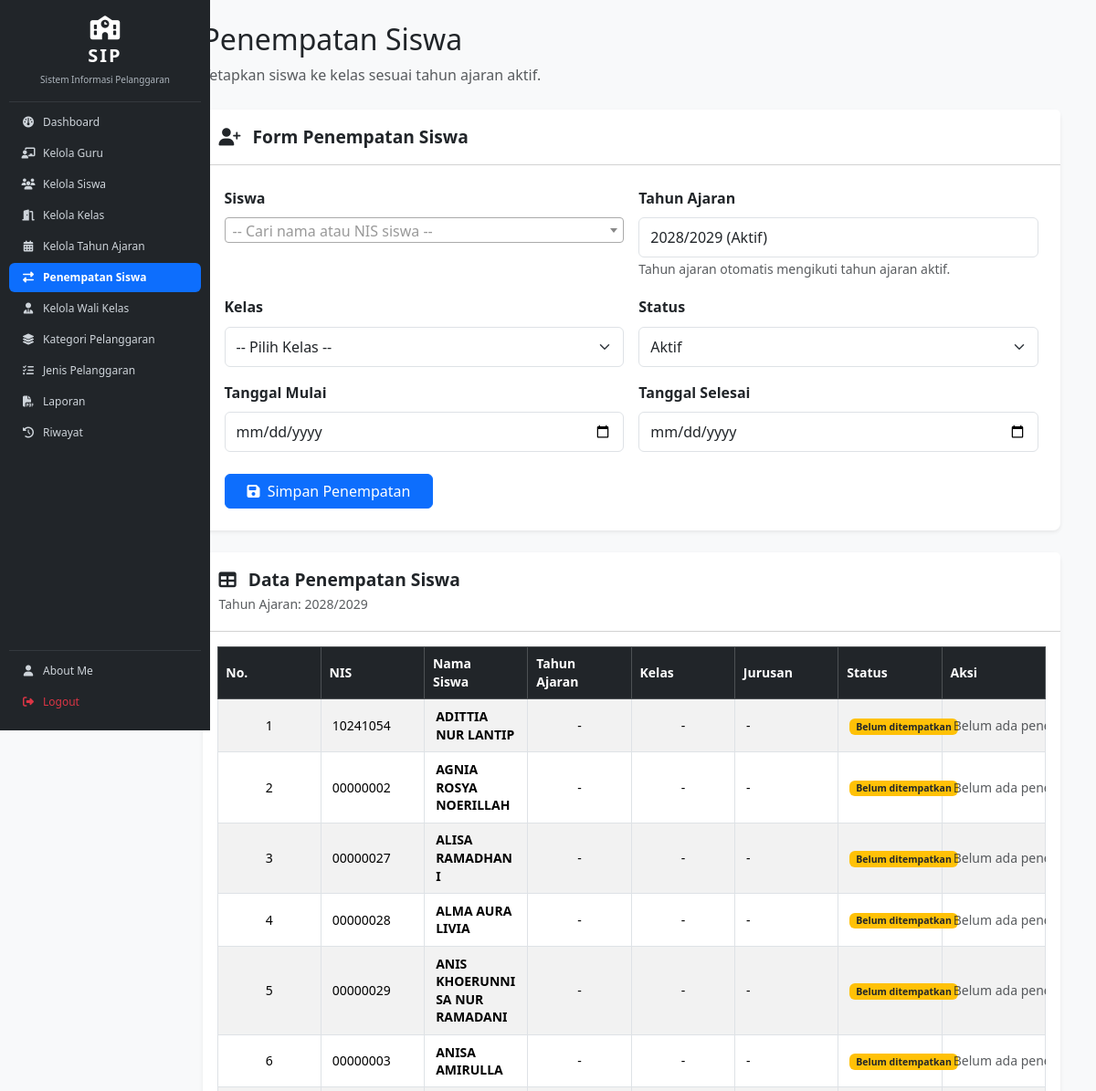
/penempatan_siswa.php (signed in, upper part), run on an earlier commit of the app's database.
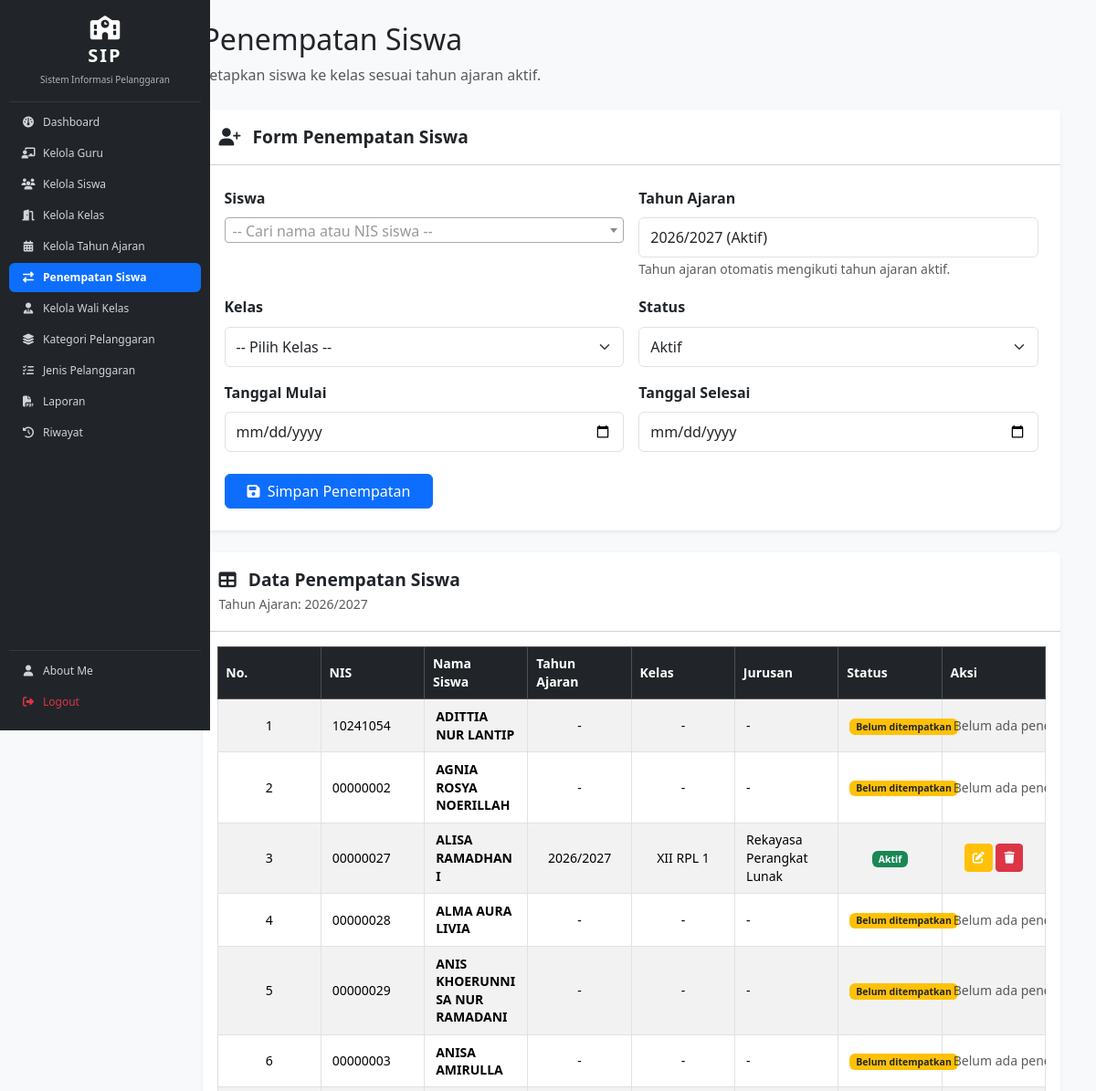
And on a later commit of the database.
### tables this page shows
CREATE TABLE `t_tahun_ajaran` (
  `id` int(11) NOT NULL,
  `nama` varchar(20) DEFAULT NULL,
  `tanggal_mulai` date NOT NULL,
  `tanggal_selesai` date NOT NULL,
  `status_aktif` tinyint(1) NOT NULL,
  `created_at` timestamp NOT NULL DEFAULT current_timestamp(),
  `updated_at` timestamp NOT NULL DEFAULT current_timestamp()
);

CREATE TABLE `t_siswa` (
  `id` int(11) NOT NULL,
  `nis` varchar(30) DEFAULT NULL,
  `nisn` varchar(20) NOT NULL,
  `nama` varchar(150) DEFAULT NULL,
  `jenis_kelamin` char(1) NOT NULL,
  `tanggal_lahir` date NOT NULL,
  `alamat` text NOT NULL,
  `status_aktif` tinyint(1) NOT NULL,
  `created_at` timestamp NOT NULL DEFAULT current_timestamp(),
  `updated_at` timestamp NOT NULL DEFAULT current_timestamp()
);

CREATE TABLE `t_kelas` (
  `id` int(11) NOT NULL,
  `nama` varchar(100) DEFAULT NULL,
  `tingkat` varchar(20) NOT NULL,
  `jurusan` varchar(100) NOT NULL,
  `status_aktif` tinyint(1) NOT NULL,
  `created_at` timestamp NOT NULL DEFAULT current_timestamp(),
  `updated_at` timestamp NOT NULL DEFAULT current_timestamp()
);

### penempatan_siswa.php (the view, shortened to what the changed rows need)
<?php
include 'config/koneksi.php';
$query_tahun_aktif = mysqli_query($koneksi, "
    SELECT id, nama
    FROM t_tahun_ajaran
    WHERE status_aktif = 1
    ORDER BY tanggal_mulai DESC, id DESC
    LIMIT 1
");
$tahun_aktif = mysqli_fetch_assoc($query_tahun_aktif);
$tahun_ajaran_aktif_id = (int)($tahun_aktif['id'] ?? 0);
$nama_tahun_aktif = $tahun_aktif['nama'] ?? 'Belum ada tahun ajaran aktif';
$hasil = false;
if ($tahun_ajaran_aktif_id > 0) {
    $sql = "
        SELECT
            s.id AS siswa_id,
            s.nis,
            s.nama AS nama_siswa,
            s.status_aktif AS status_siswa,
            ks.id AS id_penempatan,
            ks.tanggal_mulai,
            ks.tanggal_selesai,
            ks.status_aktif AS status_penempatan,
            ta.nama AS tahun_ajaran,
            k.nama AS nama_kelas,
            k.tingkat,
            k.jurusan
        FROM t_siswa s
        LEFT JOIN t_kelas_siswa ks
            ON s.id = ks.siswa_id
            AND ks.tahun_ajaran_id = $tahun_ajaran_aktif_id
        LEFT JOIN t_tahun_ajaran ta
            ON ks.tahun_ajaran_id = ta.id
        LEFT JOIN t_kelas k
            ON ks.kelas_id = k.id
        ORDER BY s.nama ASC
    ";
    $hasil = mysqli_query($koneksi, $sql);
}
?>
<!DOCTYPE html>
<html lang="id">
<head>
    <link href="https://cdn.jsdelivr.net/npm/bootstrap@5.3.3/dist/css/bootstrap.min.css" rel="stylesheet">
    <link rel="stylesheet" href="https://cdnjs.cloudflare.com/ajax/libs/font-awesome/6.4.0/css/all.min.css">
    <link href="https://cdn.jsdelivr.net/npm/select2@4.1.0-rc.0/dist/css/select2.min.css" rel="stylesheet">
    <link href="https://cdn.datatables.net/2.3.4/css/dataTables.bootstrap5.min.css" rel="stylesheet">
    <link rel="stylesheet" href="layout/style.css">
</head>
<body class="bg-light">
<div class="container-fluid">
    <div class="row">
        <?php include 'layout/sidebar.php'; ?>
        <main class="col-md-9 ms-sm-auto col-lg-10 p-4">
            <header class="mb-4">
                <h2 class="fw-normal">Penempatan Siswa</h2>
            </header>
            <div class="card shadow-sm border-0 rounded-3 mb-4">
                <div class="card-body p-4">
                    <form action="proses_simpan_penempatan.php" method="POST">
                        <div class="row g-3">
                            <div class="col-md-6">
                                <label class="form-label fw-semibold">Tahun Ajaran</label>
                                <input type="text"
                                       class="form-control"
                                       value="<?= htmlspecialchars($nama_tahun_aktif); ?> (Aktif)"
                                       readonly>
                                <small class="text-muted">
                                    Tahun ajaran otomatis mengikuti tahun ajaran aktif.
                                </small>
                            </div>
                        </div>
                    </form>
                </div>
            </div>
            <div class="card shadow-sm border-0 rounded-3">
                <div class="card-header bg-white py-3">
                    <h5 class="fw-bold mb-0">
                        <i class="fas fa-table me-2"></i>
                        Data Penempatan Siswa
                    </h5>
                    <small class="text-muted">
                        Tahun Ajaran: <?= htmlspecialchars($nama_tahun_aktif); ?>
                    </small>
                </div>
                <div class="card-body">
                    <div class="table-responsive">
                        <table id="tabelPenempatan"
                               class="table table-striped table-bordered table-hover align-middle w-100">
                            <thead class="table-dark text-center">
                                <tr>
                                    <th>No.</th>
                                    <th>NIS</th>
                                    <th>Nama Siswa</th>
                                    <th>Tahun Ajaran</th>
                                    <th>Kelas</th>
                                    <th>Jurusan</th>
                                    <th>Status</th>
                                    <th>Aksi</th>
                                </tr>
                            </thead>
                            <tbody>
                                <?php
                                $no = 1;
                                if ($hasil && mysqli_num_rows($hasil) > 0):
                                    while ($row = mysqli_fetch_assoc($hasil)):
                                ?>
                                    <tr>
                                        <td class="text-center"><?= $no++; ?></td>
                                        <td>
                                            <?= htmlspecialchars($row['nis'] ?? '-'); ?>
                                        </td>
                                        <td class="fw-semibold">
                                            <?= htmlspecialchars($row['nama_siswa'] ?? '-'); ?>
                                        </td>
                                        <td class="text-center">
                                            <?= htmlspecialchars($row['tahun_ajaran'] ?? '-'); ?>
                                        </td>
                                        <td class="text-center">
                                            <?= htmlspecialchars($row['nama_kelas'] ?? '-'); ?>
                                        </td>
                                        <td>
                                            <?= htmlspecialchars($row['jurusan'] ?? '-'); ?>
                                        </td>
                                        <td class="text-center">
                                            <?php if (empty($row['id_penempatan'])): ?>
                                                <span class="badge bg-warning text-dark">
                                                    Belum ditempatkan
                                                </span>
                                            <?php elseif (
                                                (int)$row['status_siswa'] === 1 &&
                                                (int)$row['status_penempatan'] === 1
                                            ): ?>
                                                <span class="badge bg-success">
                                                    Aktif
                                                </span>
                                            <?php else: ?>
                                                <span class="badge bg-danger">
                                                    Tidak Aktif
                                                </span>
                                            <?php endif; ?>
                                        </td>
                                        <td class="text-center text-nowrap">
                                            <?php if (!empty($row['id_penempatan'])): ?>
                                                <a href="edit_penempatan.php?id=<?= (int)$row['id_penempatan']; ?>"
                                                   class="btn btn-warning btn-sm"
                                                   title="Edit">
                                                    <i class="fas fa-edit text-white"></i>
                                                </a>
                                                <form action="proses_hapus_penempatan.php"
                                                      method="POST"
                                                      class="d-inline"
                                                      onsubmit="return confirm('Yakin ingin menghapus data penempatan siswa ini?');">
                                                    <button type="submit"
                                                            class="btn btn-danger btn-sm"
                                                            title="Hapus">
                                                        <i class="fas fa-trash text-white"></i>
                                                    </button>
                                                </form>
                                            <?php else: ?>
                                                <span class="text-muted">
                                                    Belum ada penempatan
                                                </span>
                                            <?php endif; ?>
                                        </td>
                                    </tr>
                                <?php
                                    endwhile;
                                endif; ?>
                            </tbody>
                        </table>
                    </div>
                </div>
            </div>
        </main>
    </div>
</div>
</body>
</html>

What changed in the data, as far as the page shows it:
no longer on this page (row edited): t_tahun_ajaran: nama "2028/2029 (Aktif)", nama "2028/2029"
now on this page (row edited): t_tahun_ajaran: nama "2026/2027 (Aktif)", nama "2026/2027"
computed for t_siswa "ALISA RAMADHANI": t_tahun_ajaran.nama "-" → "2026/2027"; t_kelas.nama "-" → "XII RPL 1"; t_kelas.jurusan "-" → "Rekayasa Perangkat Lunak"; text "Belum ditempatkan Belum ada…" → "Aktif"
